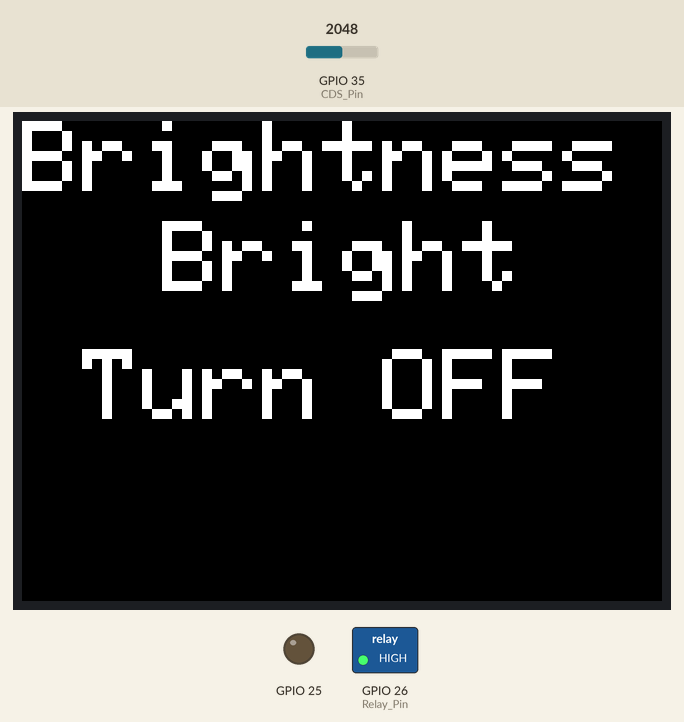
Recording of a sketch running on a simulated ESP32. Shown: 320×240 colour display, switched loads named in the sketch (green lamp = pin HIGH), output pins drawn as LEDs (lit = HIGH). Inputs (shaded band) come from the test bench; at power-on: GPIO 35 (CDS_Pin) = 2048. What the sketch prints to the serial monitor is not drawn.

Above: at 1.4 s.
1.5 s: GPIO 35 (CDS_Pin) set to 1268
3.5 s: GPIO 35 (CDS_Pin) set to 1175
At 5.2 s:
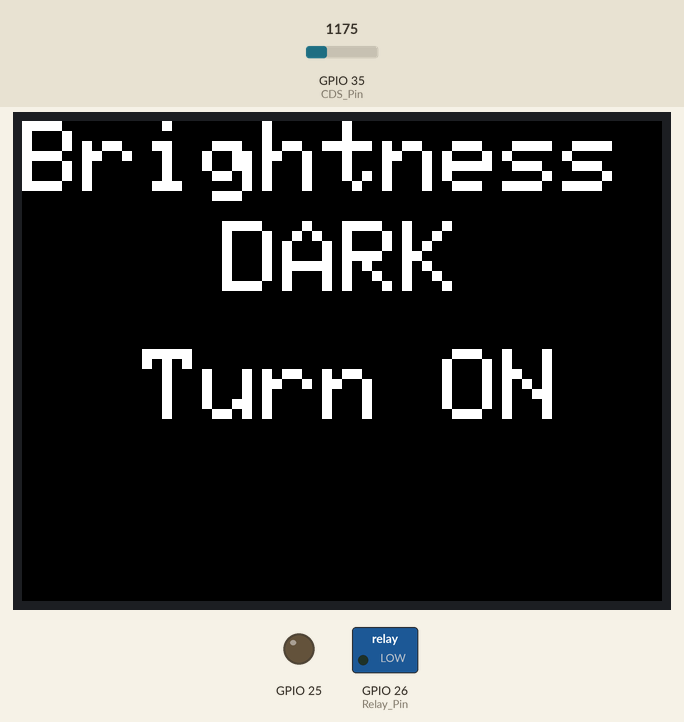
5.8 s: GPIO 35 (CDS_Pin) set to 1228
At 7.3 s:
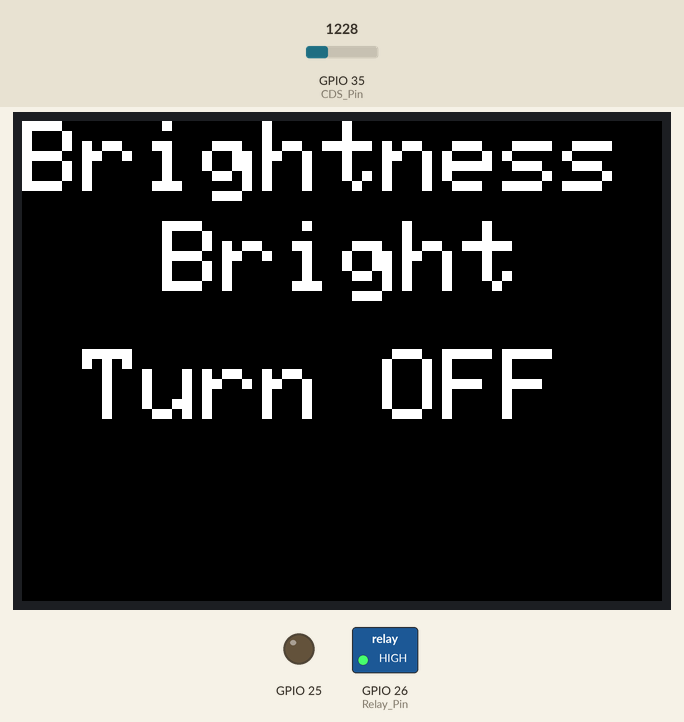
7.9 s: GPIO 35 (CDS_Pin) set to 1160
At 9.3 s:
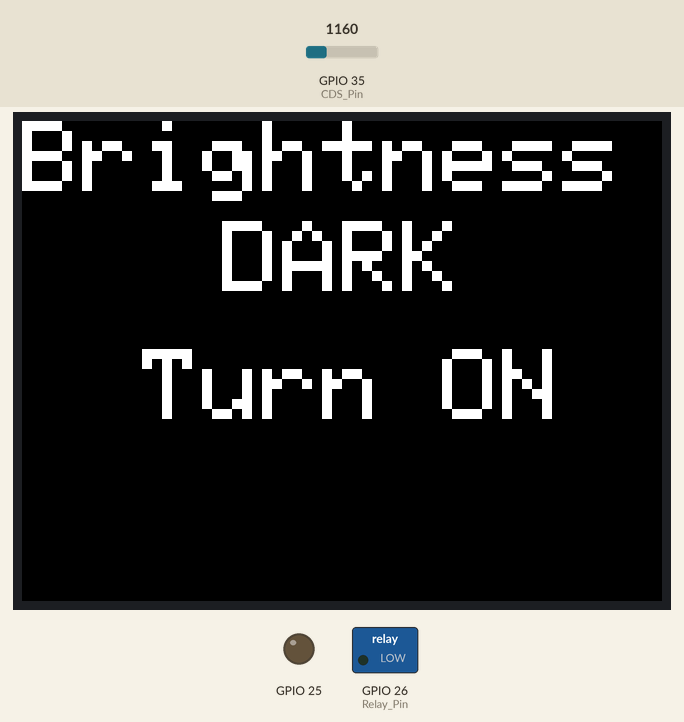
9.9 s: GPIO 35 (CDS_Pin) set to 1240
At 11.3 s:
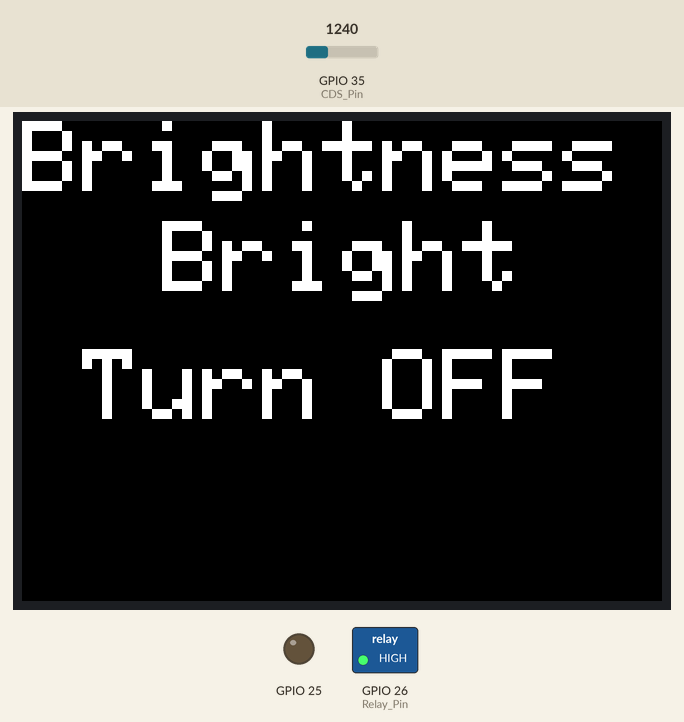
Timing chart, 0 to 12.9 s (numbered marks = the images above; inputs shaded):
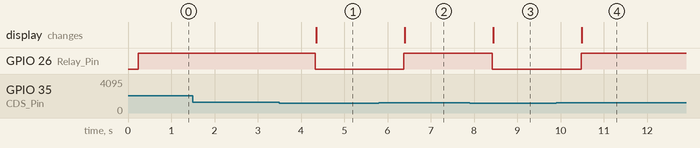

Measured:
- the behaviour switches between 1201 and 1200 on GPIO 35 (CDS_Pin) (found by bisection; images 0 and 1)
- after the input at 1.5 s, every drawn part: stays the same
- after the input at 3.5 s, GPIO 26 (Relay_Pin): HIGH → LOW after 0.83 s; the display: changes after 0.86 s (image 1)
- after the input at 5.8 s, GPIO 26 (Relay_Pin): LOW → HIGH after 0.58 s; the display: changes after 0.60 s (image 2)
- after the input at 7.9 s, GPIO 26 (Relay_Pin): HIGH → LOW after 0.52 s; the display: changes after 0.55 s (image 3)
- after the input at 9.9 s, GPIO 26 (Relay_Pin): LOW → HIGH after 0.57 s; the display: changes after 0.60 s (image 4)

The sketch:

Relay_M5Stack.ino
```cpp
#include <M5Stack.h>

#define CDS_Pin 35
#define Relay_Pin 26

void setup() {
  M5.begin();
  Serial.begin(115200);

  M5.Lcd.fillScreen(0x0000);
  M5.Lcd.setTextColor(WHITE, BLACK);
  M5.Lcd.setTextSize(5);
  M5.Lcd.printf("Brightness\r\n");

  //disable the speak noise
  dacWrite(25, 0);

  //CDS Sensor INPUT
  pinMode(CDS_Pin, INPUT);
  pinMode(Relay_Pin, OUTPUT);
}

void loop(void) {
  int DATA = analogRead(CDS_Pin);

  if(DATA > 1200)
  {
    digitalWrite(Relay_Pin, HIGH);
    M5.Lcd.setCursor(70, 50);
    M5.Lcd.printf("Bright\r\n");
    M5.Lcd.setTextSize(3);
    M5.Lcd.printf("\r\n");
    M5.Lcd.setTextSize(5);
    M5.Lcd.printf(" Turn OFF \r\n");
  }
  else
  {
    digitalWrite(Relay_Pin, LOW);
    M5.Lcd.setCursor(70, 50);
    M5.Lcd.printf(" DARK \r\n");
    M5.Lcd.setTextSize(3);
    M5.Lcd.printf("\r\n");
    M5.Lcd.setTextSize(5);
    M5.Lcd.printf("  Turn ON  \r\n");
  }

  Serial.println(DATA);
  delay(1000);
}
```
